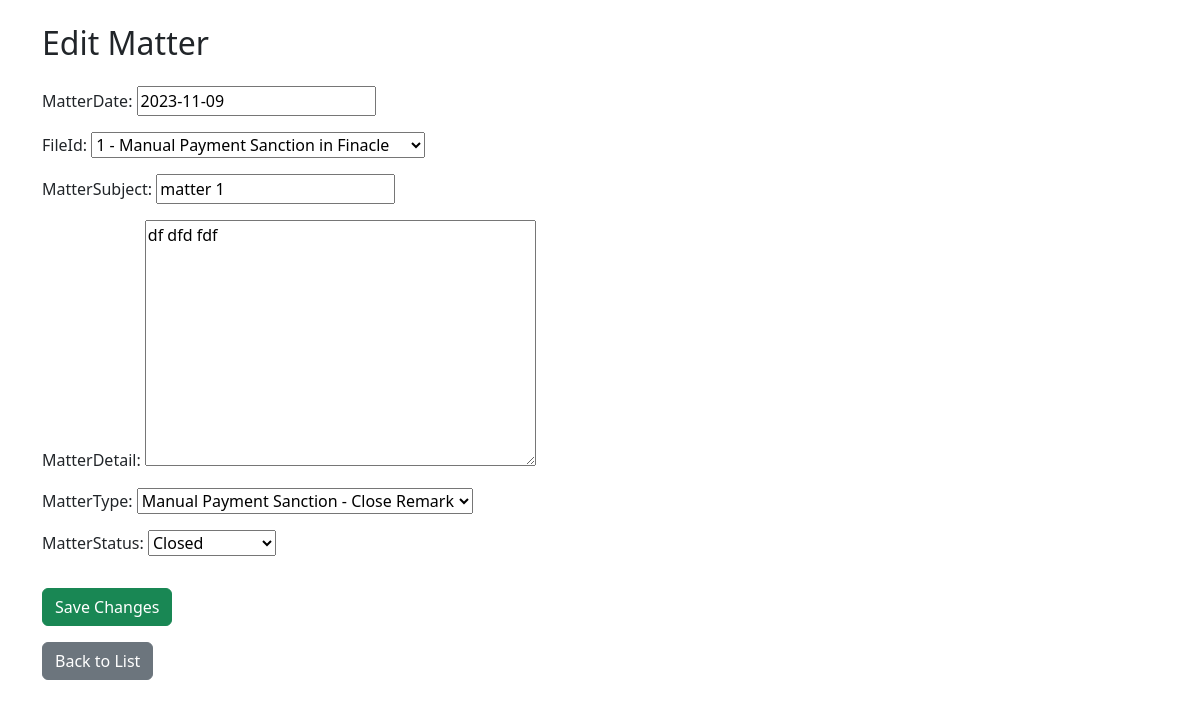
The app's page /eFile/matter/2/edit/ with its own data.
### eFile/models.py (models this page shows, shortened)
class Matter(models.Model):
    MatterId = models.AutoField(primary_key=True)
    MatterDate = models.DateField()
    FileId = models.ForeignKey(FileInfo, on_delete=models.CASCADE)
    MatterSubject = models.CharField(max_length=255)
    MatterDetail = models.TextField(null=True, blank= True)
    MatterType = models.ForeignKey(MatterType, on_delete=models.CASCADE)
    MatterStatus = models.ForeignKey(MatterStatus, on_delete=models.CASCADE)

class FileInfo(models.Model):
    FILE_TYPE_CHOICES = [
        ('Corr', 'Correspondence'),
        ('Saction', 'Sanction'),
        ('L-Case', 'Legal Case'),
        ('CashConveyance', 'Cash Conveyance'),
        ('Duplicate', 'Duplicate'),
        ('DeceasedClaim', 'Deceased Claim'),
        ('CourtCase', 'Court Case'),
        ('Statement', 'Statement'),
    ]
    FileId = models.AutoField(primary_key=True)
    FileSl = models.IntegerField(default=0)
    FileType = models.CharField(max_length=15, choices=FILE_TYPE_CHOICES)
    FileName = models.CharField(max_length=255)
    FileNo = models.CharField(max_length=50, null=True, blank=True)
    ActiveStatus = models.BooleanField(default=True)
    OpenDate = models.DateField()
    CloseDate = models.DateField(null=True, blank=True)
    RelatedOffice = models.CharField(max_length=100)
    FileLocation = models.CharField(max_length=10)
    WordFile = models.FileField(upload_to='word_files/',null=True, blank= True)
    def __str__(self):
        return f"{self.FileSl} - {self.FileName}"

class MatterType(models.Model):
    Id = models.AutoField(primary_key=True)
    MatterType = models.CharField(max_length=50)
    MatterDesc = models.TextField(null=True, blank= True)
    def __str__(self):
        return self.MatterType

class MatterStatus(models.Model):
    StatusId = models.AutoField(primary_key=True)
    MatterStatus = models.CharField(max_length=50)
    StatusDetail = models.TextField(null=True, blank= True)
    def __str__(self):
        return self.MatterStatus

### eFile/views.py (the view)
# urls.py: path('matter/<int:pk>/edit/', matter_edit, name='matter_edit'),
def matter_edit(request, pk):
    matter = get_object_or_404(Matter, pk=pk)
    if request.method == 'POST':
        form = MatterForm(request.POST, instance=matter)
        if form.is_valid():
            matter = form.save()
            return redirect('matter_list')
    else:
        form = MatterForm(instance=matter)
    return render(request, 'eFile/matter_edit.html', {'form': form, 'matter': matter})

### eFile/forms.py
class MatterForm(forms.ModelForm):
    class Meta:
        model = Matter
        fields = '__all__'
        widgets = {
            'MatterDate': forms.DateInput(attrs={'class': 'datepicker'}),
        }

### templates/eFile/matter_edit.html (shortened to what this page needs)
{% extends 'eFile/base.html' %}
{% block content %}
    <h2 class="mb-4">Edit Matter</h2>
    <form method="post" action="{% url 'matter_edit' pk=matter.pk %}" class="needs-validation" novalidate>
        {{ form.as_p }}
        <button type="submit" class="btn btn-success mt-3">Save Changes</button>
    </form>
    <a class="btn btn-secondary mt-3" href="{% url 'matter_list' %}">Back to List</a>
{% endblock %}

### records on screen
Matter: MatterDate "2023-11-09", MatterSubject "matter 1", MatterDetail "df dfd fdf"
FileInfo: FileId "1 - Manual Payment Sanction in Finacle"
MatterType: MatterType "Manual Payment Sanction - Close Remark"
MatterStatus: MatterStatus "Closed"
